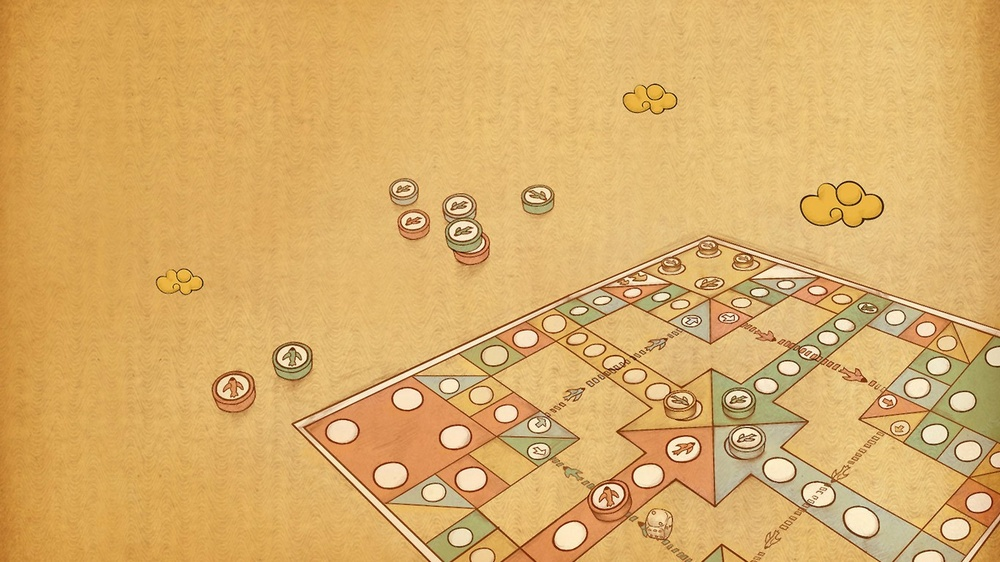
//> input picture Laplasian/Debug/pic5.jpg, 1000 x 562 px, shrunk from 1366 x 768 before the run
$ ./canny   (built with g++ and OpenCV 4)
//> lines starting //> are read from the running program, lines starting //| are printed output that depends on the picture
#include <opencv2\opencv.hpp>
#include <opencv2\highgui\highgui.hpp>
#include <opencv2\imgproc\imgproc.hpp>

using namespace cv;

int g_nCannyThreshValue = 1;

Mat srcImage, dstImage, grey, edge;

void on_CannyEdge(int, void *);

void main()
{
	srcImage = imread("pic5.jpg", CV_LOAD_IMAGE_ANYCOLOR | CV_LOAD_IMAGE_ANYDEPTH);
//> srcImage is the input picture: 562 rows x 1000 cols, CV_8UC3; mean B, G, R 104.7, 173.6, 217.5

	namedWindow("原图", 1);
	imshow("原图", srcImage);

	// 将原图像转换为灰度图像
	cvtColor(srcImage, grey, CV_BGR2GRAY);
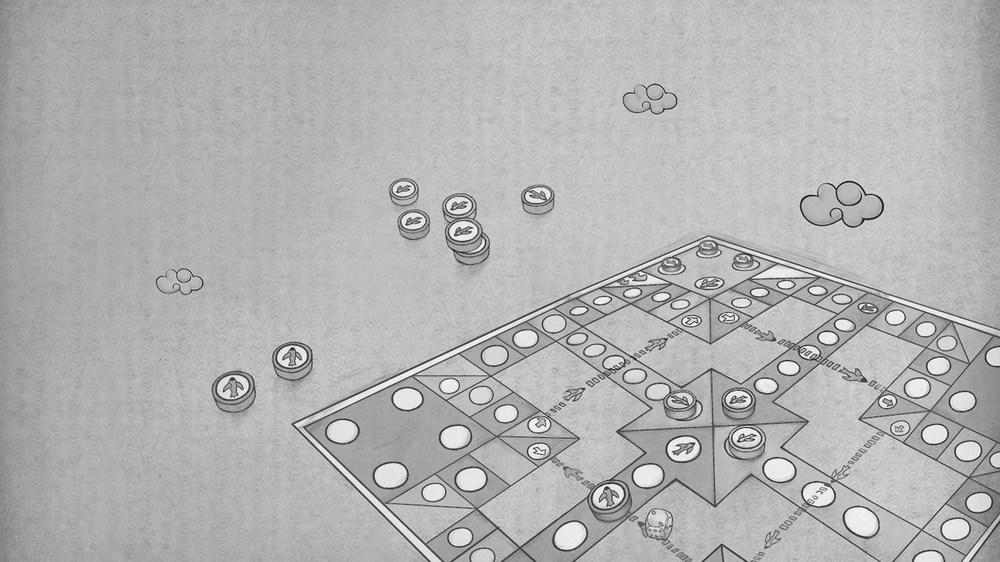
//> grey: 562 rows x 1000 cols, CV_8UC1; min 14, max 250, mean 178.9

	namedWindow("Canny算子边缘检测", 1);

	createTrackbar("阈值", "Canny算子边缘检测", &g_nCannyThreshValue, 50, on_CannyEdge);
	on_CannyEdge(0, 0);

	while (char(waitKey(1)) != 'q'){}
	return;

}

void on_CannyEdge(int, void *)
{
	dstImage = Mat::zeros(srcImage.size(), srcImage.type());
	// 使用 3x3内核来降噪
	blur(grey, grey, Size(3, 3));
	//使用Canny算子
	Canny(grey, edge, g_nCannyThreshValue, g_nCannyThreshValue * 3, 3);
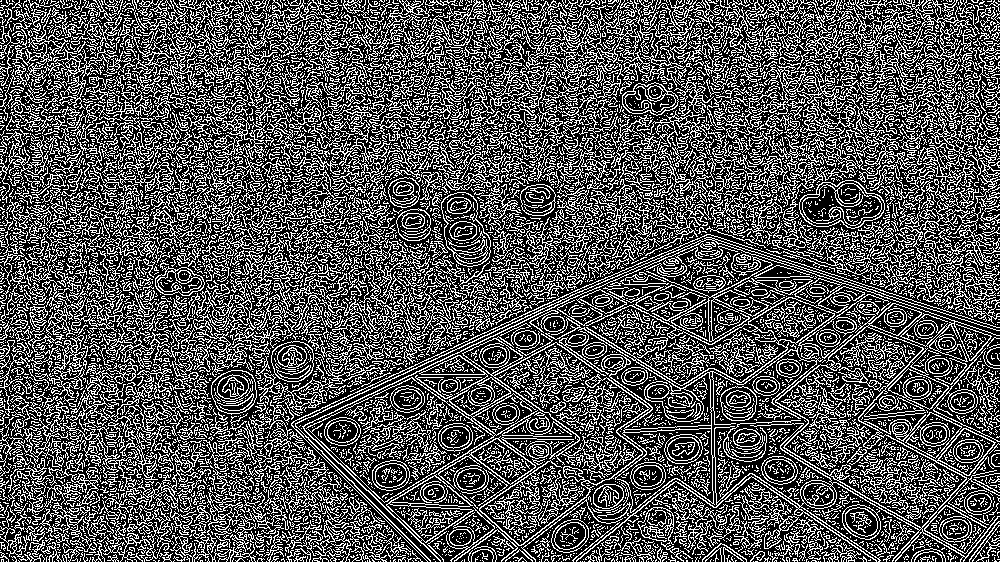
//> edge: 562 rows x 1000 cols, CV_8UC1; 33.3% white in thin lines or dots
	//使用Canny算子输出的边缘图作为掩码，来将原图srcImage拷到目标图dstImage中
	srcImage.copyTo(dstImage, edge);
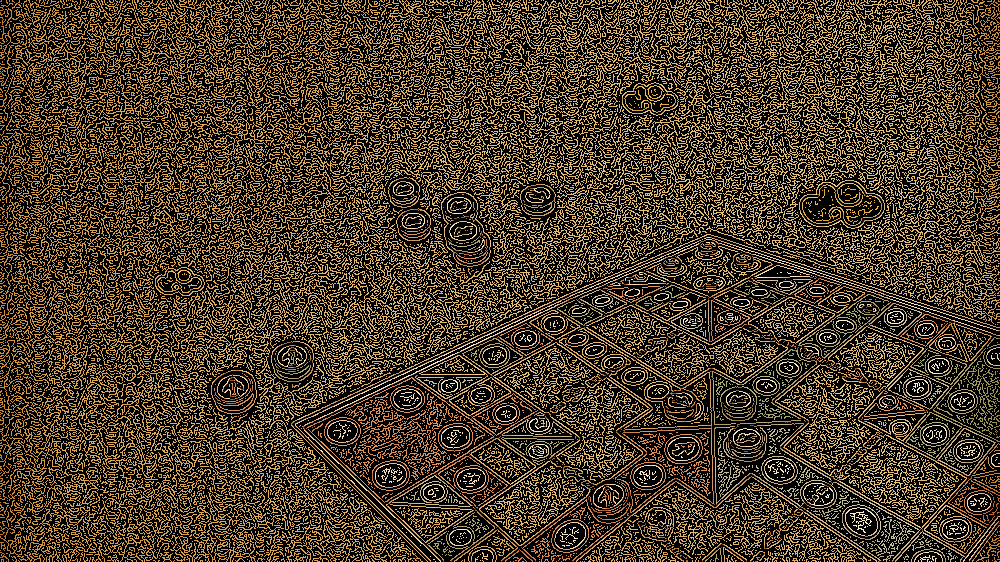
//> dstImage: 562 rows x 1000 cols, CV_8UC3; mean B, G, R 35.6, 58.7, 73.5
//> in on_CannyEdge (call 2), `Canny(grey, edge, g_nCannyThreshValue, g_nCannyThreshValue * 3, 3);`:
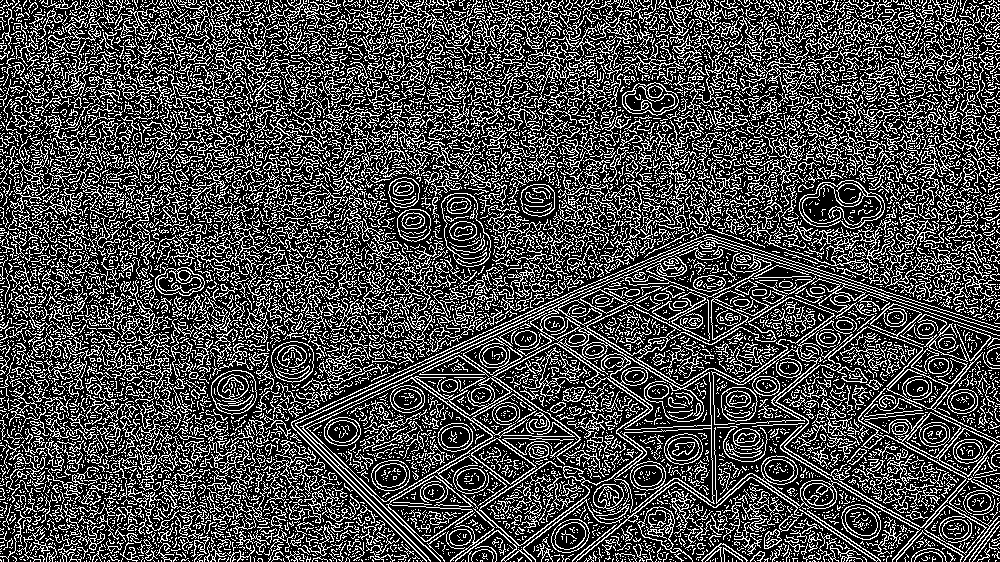
//> edge: 562 rows x 1000 cols, CV_8UC1; 28.9% white in thin lines or dots
//> in on_CannyEdge (call 2), `srcImage.copyTo(dstImage, edge);`:
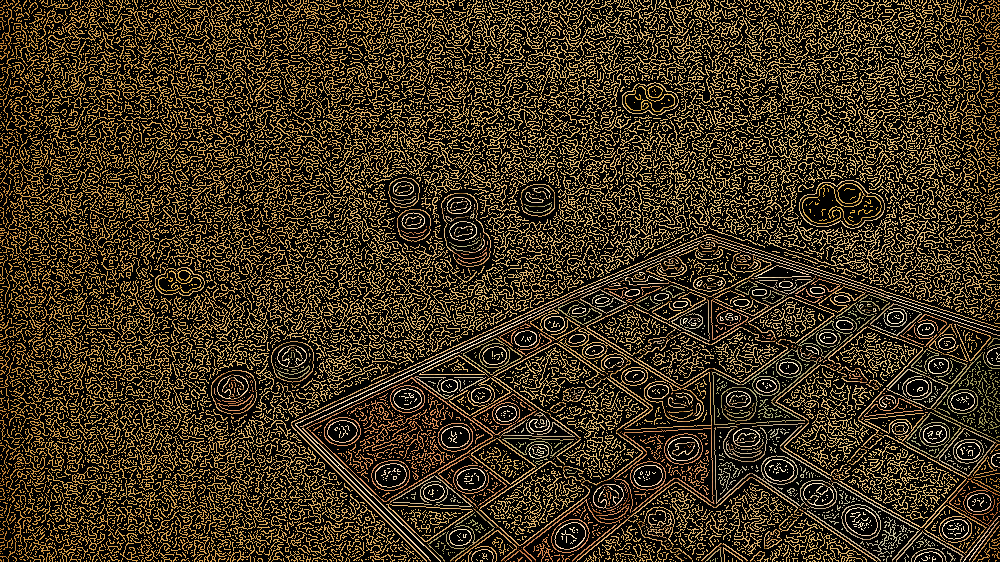
//> dstImage: 562 rows x 1000 cols, CV_8UC3; mean B, G, R 31.2, 51.2, 63.9
//> the 'q' key is pressed
	imshow("Canny算子边缘检测", dstImage);

}
